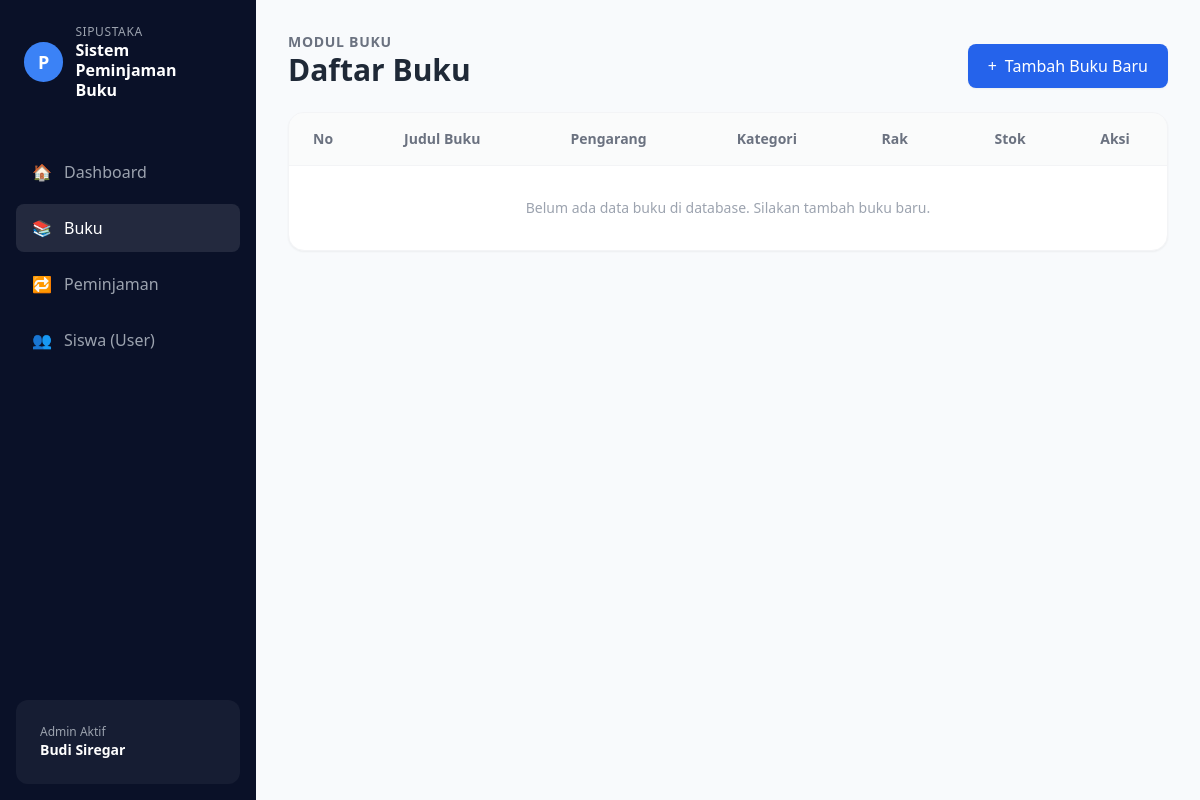
The page /buku/ on the database as committed earlier.
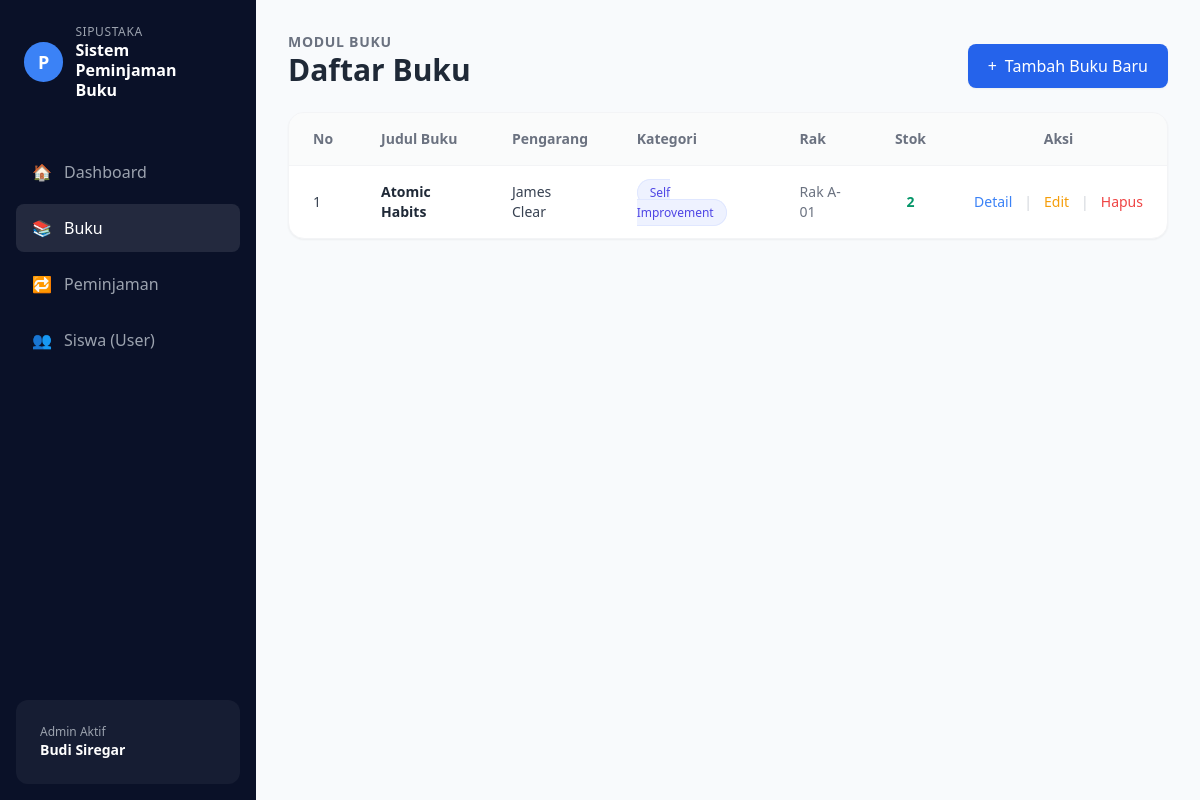
The same page on the database as committed later.
### buku/models.py (models this page shows)
class Buku(models.Model):
    judul = models.CharField(max_length=255)
    pengarang = models.CharField(max_length=255)
    kategori = models.CharField(max_length=50)
    penerbit = models.CharField(max_length=255)
    tahun_terbit = models.IntegerField()
    rak = models.CharField(max_length=50)
    stok = models.IntegerField()
    deskripsi = models.TextField()
    class Meta:
        db_table = 'buku'  # Ini memaksa Django membuat nama tabel "buku" bukan "buku_buku"

### buku/views.py (the view)
# urls.py: path('', views.list_buku, name='list_buku'),
def list_buku(request):
    with connection.cursor() as cursor:
        cursor.execute("SELECT * FROM buku ORDER BY id ASC")
        columns = [col[0] for col in cursor.description]
        data_buku = [dict(zip(columns, row)) for row in cursor.fetchall()]
    context = {'data_buku': data_buku}
    return render(request, 'buku/list_buku.html', context)

### templates/buku/list_buku.html (shortened to what this page needs)
{% extends 'base.html' %}
{% block content %}
<div class="mb-6 flex justify-between items-end">
    <div>
        <p class="text-sm text-gray-500 uppercase tracking-wider font-semibold">Modul Buku</p>
        <h2 class="text-3xl font-bold text-gray-800">Daftar Buku</h2>
    </div>
    <a href="{% url 'tambah_buku' %}" class="bg-blue-600 hover:bg-blue-700 text-white px-5 py-2.5 rounded-lg font-medium transition flex items-center shadow-sm">
        <span class="mr-2">+</span> Tambah Buku Baru
    </a>
</div>
<div class="bg-white rounded-2xl shadow-sm border border-gray-100 overflow-hidden">
    <div class="overflow-x-auto">
        <table class="w-full text-left border-collapse">
            <thead class="bg-gray-50/80 text-gray-500 text-sm">
                <tr>
                    <th class="py-4 px-6 font-semibold border-b border-gray-100">No</th>
                    <th class="py-4 px-6 font-semibold border-b border-gray-100">Judul Buku</th>
                    <th class="py-4 px-6 font-semibold border-b border-gray-100">Pengarang</th>
                    <th class="py-4 px-6 font-semibold border-b border-gray-100">Kategori</th>
                    <th class="py-4 px-6 font-semibold border-b border-gray-100">Rak</th>
                    <th class="py-4 px-6 font-semibold border-b border-gray-100 text-center">Stok</th>
                    <th class="py-4 px-6 font-semibold border-b border-gray-100 text-center">Aksi</th>
                </tr>
            </thead>
            <tbody class="divide-y divide-gray-100 text-sm text-gray-700">
                {% for buku in data_buku %}
                <tr class="hover:bg-gray-50/50 transition">
                    <td class="py-4 px-6">{{ forloop.counter }}</td>
                    <td class="py-4 px-6 font-bold text-gray-800">{{ buku.judul }}</td>
                    <td class="py-4 px-6">{{ buku.pengarang }}</td>
                    <td class="py-4 px-6">
                        <span class="px-3 py-1 rounded-full text-xs font-medium bg-indigo-50 text-indigo-600 border border-indigo-100">
                            {{ buku.kategori }}
                        </span>
                    </td>
                    <td class="py-4 px-6 text-gray-500">{{ buku.rak }}</td>
                    <td class="py-4 px-6 text-center">
                        <span class="font-bold {% if buku.stok > 0 %}text-emerald-600{% else %}text-red-500{% endif %}">
                            {{ buku.stok }}
                        </span>
                    </td>
                    <td class="py-4 px-6 text-center">
                        <div class="flex justify-center space-x-3">
                            <a href="{% url 'detail_buku' buku.id %}" class="text-blue-500 hover:text-blue-700 font-medium transition">Detail</a>
                            <span class="text-gray-300">|</span>
                            <a href="{% url 'edit_buku' buku.id %}" class="text-amber-500 hover:text-amber-700 font-medium transition">Edit</a>
                            <span class="text-gray-300">|</span>
                            <a href="{% url 'hapus_buku' buku.id %}" onclick="return confirm('Yakin ingin menghapus buku ini?');" class="text-red-500 hover:text-red-700 font-medium transition">Hapus</a>
                        </div>
                    </td>
                </tr>
                {% empty %}
                <tr>
                    <td colspan="7" class="py-8 text-center text-gray-400">
                        Belum ada data buku di database. Silakan tambah buku baru.
                    </td>
                </tr>
                {% endfor %}
            </tbody>
        </table>
    </div>
</div>
{% endblock content %}

### templates/base.html (shortened to what this page needs)
<!DOCTYPE html>
<html lang="id">
<head>
    <script src="https://cdn.tailwindcss.com"></script>
</head>
<body class="bg-slate-50 font-sans text-slate-800 flex h-screen overflow-hidden">
    <aside class="w-64 bg-[#0a1128] text-white flex flex-col justify-between h-full">
        <div>
            <div class="p-6 flex items-center space-x-3">
                <div class="w-10 h-10 bg-blue-500 rounded-full flex items-center justify-center font-bold text-lg">P</div>
                <div>
                    <p class="text-xs text-gray-400 tracking-wider">SIPUSTAKA</p>
                    <h1 class="font-semibold leading-tight">Sistem Peminjaman<br>Buku</h1>
                </div>
            </div>
            <nav class="mt-6 px-4 space-y-2">
                <a href="/" class="flex items-center space-x-3 px-4 py-3 rounded-lg transition font-medium {% if request.path == '/' %}bg-white/10 text-white{% else %}text-gray-400 hover:text-white hover:bg-white/5{% endif %}">
                    <span>🏠</span> <span>Dashboard</span>
                </a>
                <a href="/buku/" class="flex items-center space-x-3 px-4 py-3 rounded-lg transition font-medium {% if '/buku/' in request.path %}bg-white/10 text-white{% else %}text-gray-400 hover:text-white hover:bg-white/5{% endif %}">
                    <span>📚</span> <span>Buku</span>
                </a>
                <a href="/peminjaman/" class="flex items-center space-x-3 px-4 py-3 rounded-lg transition font-medium {% if '/peminjaman/' in request.path %}bg-white/10 text-white{% else %}text-gray-400 hover:text-white hover:bg-white/5{% endif %}">
                    <span>🔁</span> <span>Peminjaman</span>
                </a>
                <a href="/siswa/" class="flex items-center space-x-3 px-4 py-3 rounded-lg transition font-medium {% if '/siswa/' in request.path %}bg-white/10 text-white{% else %}text-gray-400 hover:text-white hover:bg-white/5{% endif %}">
                    <span>👥</span> <span>Siswa (User)</span>
                </a>
            </nav>
        </div>
        <div class="p-6 mb-4 mx-4 bg-white/5 rounded-xl">
            <p class="text-xs text-gray-400">Admin Aktif</p>
            <p class="font-semibold text-sm">Budi Siregar</p>
        </div>
    </aside>
    <main class="flex-1 overflow-y-auto p-8">
        {% block content %}
        {% endblock content %}
    </main>
</body>
</html>

Rows that differ between the two databases and show on the page:
added Buku: judul "Atomic Habits", pengarang "James Clear", kategori "Self Improvement", rak "Rak A-01", stok "2"
Other text that changed with them:
text no longer shown: "Belum ada data buku di database. Silakan tambah buku baru."
